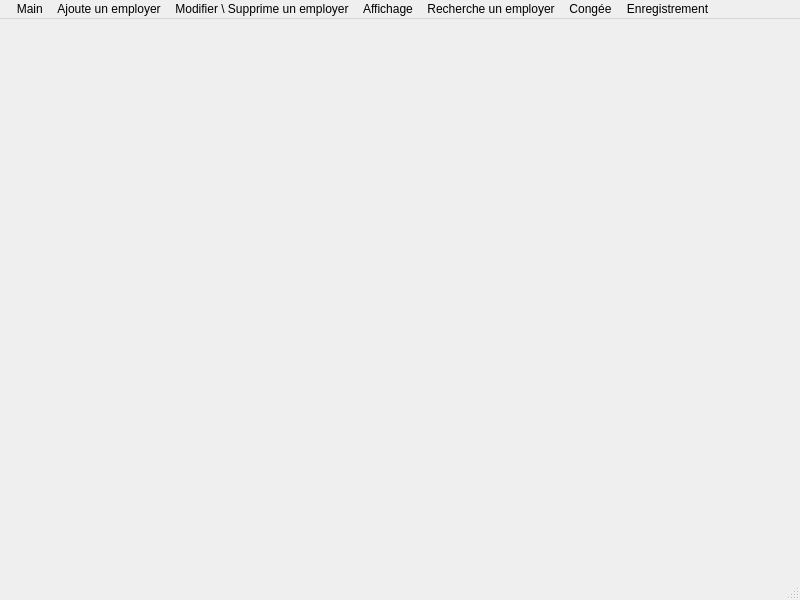
<?xml version="1.0" encoding="UTF-8"?>
<ui version="4.0">
 <class>MainWindow</class>
 <widget class="QMainWindow" name="MainWindow">
  <property name="geometry">
   <rect>
    <x>0</x>
    <y>0</y>
    <width>800</width>
    <height>600</height>
   </rect>
  </property>
  <property name="windowTitle">
   <string>MainWindow</string>
  </property>
  <widget class="QWidget" name="centralwidget">
   <widget class="QLabel" name="label">
    <property name="geometry">
     <rect>
      <x>0</x>
      <y>0</y>
      <width>801</width>
      <height>581</height>
     </rect>
    </property>
    <property name="text">
     <string/>
    </property>
    <property name="pixmap">
     <pixmap>images/main.png</pixmap>
    </property>
    <property name="scaledContents">
     <bool>true</bool>
    </property>
   </widget>
  </widget>
  <widget class="QStatusBar" name="statusbar"/>
  <widget class="QMenuBar" name="menubar">
   <property name="geometry">
    <rect>
     <x>0</x>
     <y>0</y>
     <width>800</width>
     <height>22</height>
    </rect>
   </property>
   <widget class="QMenu" name="menuCreation">
    <property name="title">
     <string>  Main</string>
    </property>
    <addaction name="separator"/>
    <addaction name="actionCree_une_institution"/>
    <addaction name="separator"/>
    <addaction name="actionLog_in"/>
   </widget>
   <widget class="QMenu" name="menuAjoute_un_employer">
    <property name="title">
     <string>Ajoute un employer</string>
    </property>
    <addaction name="separator"/>
    <addaction name="actionAjouter_un_Agent_de_laboratoire"/>
    <addaction name="separator"/>
    <addaction name="actionAjouter_un_Ouvrier"/>
    <addaction name="separator"/>
    <addaction name="actionAjouter_un_Responsable"/>
    <addaction name="separator"/>
    <addaction name="actionAjouter_un_Technicien"/>
    <addaction name="separator"/>
   </widget>
   <widget class="QMenu" name="menuSupprime_un_employer">
    <property name="title">
     <string>Modifier \ Supprime un employer</string>
    </property>
    <addaction name="actionModifier_par_Nom_Prenom_CIN"/>
    <addaction name="separator"/>
    <addaction name="actionSupprimer_par_Nom"/>
    <addaction name="separator"/>
   </widget>
   <widget class="QMenu" name="menuRecherche_un_employer">
    <property name="title">
     <string>Recherche un employer</string>
    </property>
    <addaction name="actionRechercher_par_le_nom"/>
    <addaction name="separator"/>
   </widget>
   <widget class="QMenu" name="menuAffichage">
    <property name="title">
     <string>Affichage</string>
    </property>
    <addaction name="separator"/>
    <addaction name="actionAffiche_la_liste_des_employer"/>
   </widget>
   <widget class="QMenu" name="menuCong_e">
    <property name="title">
     <string>Congée</string>
    </property>
    <addaction name="separator"/>
    <addaction name="actionPrendre_un_cong_e"/>
    <addaction name="separator"/>
    <addaction name="actionListe_des_employes_en_cong_e"/>
   </widget>
   <widget class="QMenu" name="menuEnregistrement">
    <property name="title">
     <string>Enregistrement</string>
    </property>
    <addaction name="separator"/>
    <addaction name="actionEnregistr_e"/>
   </widget>
   <addaction name="menuCreation"/>
   <addaction name="menuAjoute_un_employer"/>
   <addaction name="menuSupprime_un_employer"/>
   <addaction name="menuAffichage"/>
   <addaction name="menuRecherche_un_employer"/>
   <addaction name="menuCong_e"/>
   <addaction name="menuEnregistrement"/>
  </widget>
  <action name="actionAjouter_un_Agent_de_laboratoire">
   <property name="text">
    <string>Ajouter un Agent de laboratoire</string>
   </property>
  </action>
  <action name="actionAjouter_un_Ouvrier">
   <property name="text">
    <string>Ajouter un Ouvrier</string>
   </property>
  </action>
  <action name="actionAjouter_un_Responsable">
   <property name="text">
    <string>Ajouter un Responsable</string>
   </property>
  </action>
  <action name="actionAjouter_un_Technicien">
   <property name="text">
    <string>Ajouter un Technicien </string>
   </property>
  </action>
  <action name="actionRechercher_par_le_nom">
   <property name="text">
    <string>Recherche par Nom/Prenom/CIN</string>
   </property>
  </action>
  <action name="actionRechercher_par_le_prenom">
   <property name="text">
    <string>Rechercher par le prenom</string>
   </property>
  </action>
  <action name="actionRechercher_par_le_CIN">
   <property name="text">
    <string>Rechercher par le CIN</string>
   </property>
  </action>
  <action name="actionCree_une_institution">
   <property name="text">
    <string>Sign up</string>
   </property>
  </action>
  <action name="actionSupprimer_par_Nom">
   <property name="text">
    <string>Supprimer par CIN</string>
   </property>
  </action>
  <action name="actionModifier_par_Nom_Prenom_CIN">
   <property name="text">
    <string>Modifier par  Nom \ Prenom \ CIN</string>
   </property>
  </action>
  <action name="actionLog_in">
   <property name="text">
    <string>Log in</string>
   </property>
  </action>
  <action name="actionAffiche_la_liste_des_employer">
   <property name="text">
    <string>Affiche la liste des employer</string>
   </property>
  </action>
  <action name="actionPrendre_un_cong_e">
   <property name="text">
    <string>Prendre un congée</string>
   </property>
  </action>
  <action name="actionListe_des_employes_en_cong_e">
   <property name="text">
    <string>Liste des employes en congée</string>
   </property>
  </action>
  <action name="actionEnregistr_e">
   <property name="text">
    <string>Enregistrée</string>
   </property>
  </action>
  <action name="actionhaha">
   <property name="text">
    <string>haha</string>
   </property>
  </action>
 </widget>
 <resources/>
 <connections/>
</ui>
